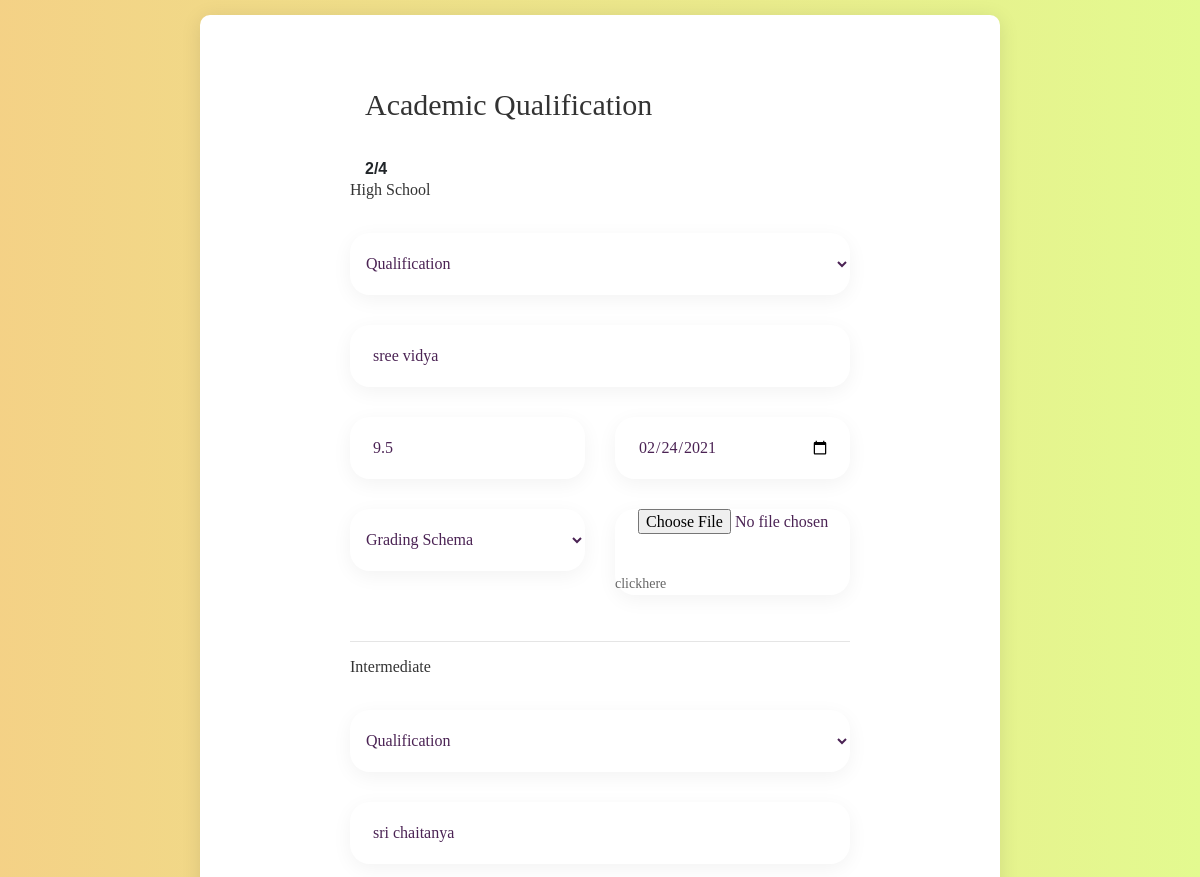
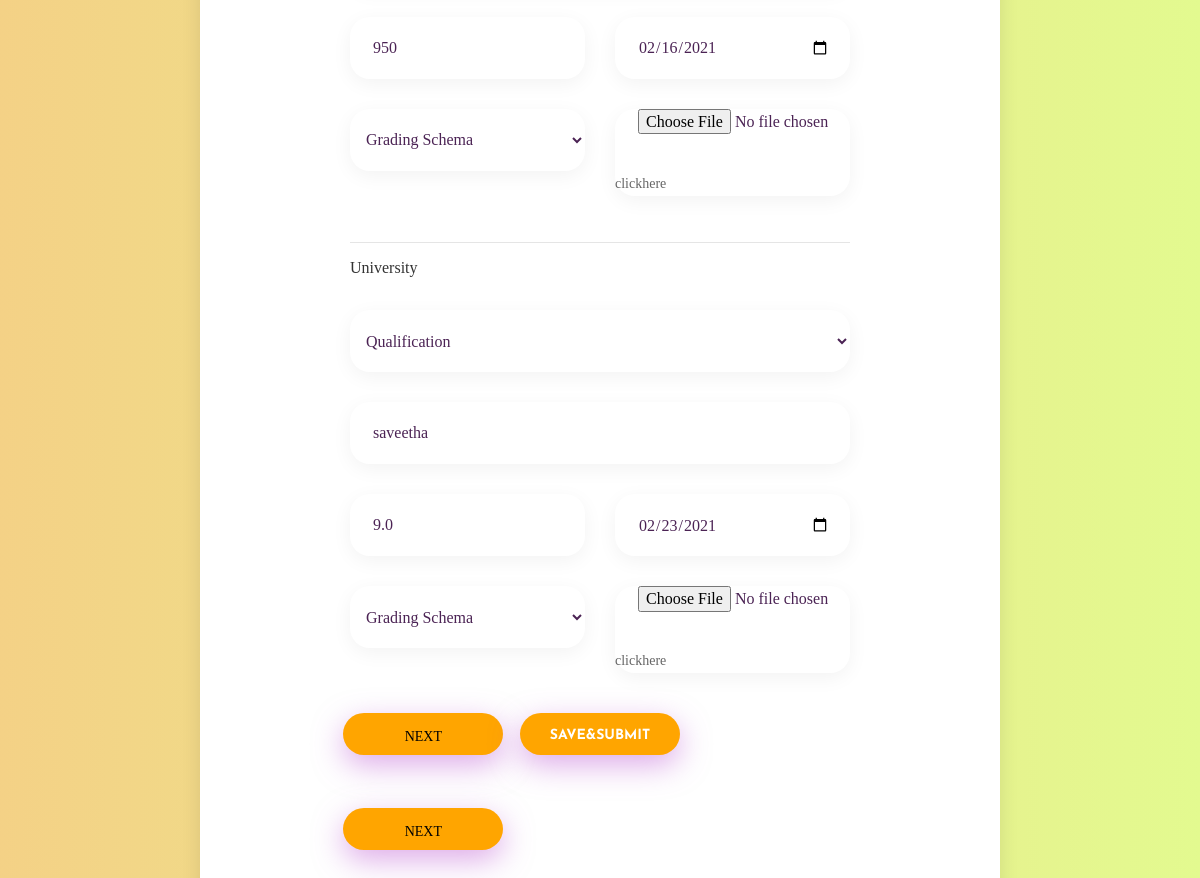
Page /stdacd (signed in) on the committed database (2 pictures, top to bottom).
### Portal/models/stddetail.py (models this page shows, shortened)
class Stdacd(models.Model):
    Email=models.EmailField()
    Sscqual=models.CharField(max_length=50,null=True)
    Sscname=models.CharField(max_length=50,null=True)
    Sscdate=models.CharField(max_length=10,null=True)
    Sscmarks=models.CharField(max_length=10,null=True)
    Sscgrading=models.CharField(max_length=50,null=True)
    SscDoc=models.FileField(upload_to="")
    Intqual=models.CharField(max_length=50,null=True)
    Intname=models.CharField(max_length=50,null=True)
    Intdate=models.CharField(max_length=10,null=True)
    Intmarks=models.CharField(max_length=10,null=True)
    Intgrading=models.CharField(max_length=50,null=True)
    IntDoc=models.FileField(upload_to="")
    Uniqual=models.CharField(max_length=50,null=True)
    Uniname=models.CharField(max_length=50,null=True)
    Unicname=models.CharField(max_length=50,null=True)
    Unidate=models.CharField(max_length=10,null=True)
    Unimarks=models.CharField(max_length=10)
    Unigrading=models.CharField(max_length=50,null=True)
    UniDoc=models.FileField(upload_to="")
    @staticmethod
    def get_stdacd_by_email(Email):
            try:
                return Stdacd.objects.get(Email=Email)
            except:
                False

### Portal/views/stdprofile.py (the view, shortened to what this page needs)
# urls.py: path('stdacd',stdacd.as_view(),name='stdacd'),
class stdacd(View):
    def get(self,request):
        data={}
        student=Student.get_student_by_email(request.session['Email'])
        if(student):
            stdacd=Stdacd.get_stdacd_by_email(student.Email)
        if(stdacd):
            value={'Sscqual':stdacd.Sscqual,'Sscname':stdacd.Sscname,'Sscdate':stdacd.Sscdate,'Sscmarks':stdacd.Sscmarks,'Sscgrading':stdacd.Sscgrading,'SscDoc':stdacd.SscDoc,
                'Intqual':stdacd.Intqual,'Intname':stdacd.Intname,'Intdate':stdacd.Intdate,'Intmarks':stdacd.Intmarks,'Intgrading':stdacd.Intgrading,
                'IntDoc':stdacd.IntDoc,'Uniqual':stdacd.Uniqual,'Uniname':stdacd.Uniname,'Unicname':stdacd.Unicname,'Unidate':stdacd.Unidate,'Unimarks': stdacd.Unimarks,
                'Unigrading':stdacd.Unigrading,'UniDoc':stdacd.UniDoc}
            data={'value':value}
        return render(request,'Contactform_v9/academic.html',data)

### Portal/templates/Contactform_v9/academic.html (shortened to what this page needs)
{% load static %}
<!DOCTYPE html>
<html lang="en">
<head>
    <link rel="stylesheet" type="text/css" href="{% static 'vendor/bootstrap/css/bootstrap.min.css' %}">
    <link rel="stylesheet" type="text/css" href="{% static 'fonts/font-awesome-4.7.0/css/font-awesome.min.css' %}">
    <link rel="stylesheet" type="text/css" href="{% static 'fonts/iconic/css/material-design-iconic-font.min.css' %}">
    <link rel="stylesheet" type="text/css" href="{% static 'vendor/animate/animate.css' %}">
    <link rel="stylesheet" type="text/css" href="{% static 'vendor/css-hamburgers/hamburgers.min.css' %}">
    <link rel="stylesheet" type="text/css" href="{% static 'vendor/animsition/css/animsition.min.css' %}">
    <link rel="stylesheet" type="text/css" href="{% static 'vendor/select2/select2.min.css' %}">
    <link rel="stylesheet" type="text/css" href="{% static 'vendor/daterangepicker/daterangepicker.css' %}">
    <link rel="stylesheet" type="text/css" href="{% static 'css/util.css' %}">
    <link rel="stylesheet" type="text/css" href="{% static 'css/main.css' %}">
</head>
<body>
    <div class="container-contact100">
        <div class="contact100-map" id="google_map" data-map-x="40.722047" data-map-y="-73.986422" data-pin="images/icons/map-marker.png" data-scrollwhell="0" data-draggable="1"></div>
        <div class="wrap-contact100">
            <form class="contact100-form validate-form" action="/stdacd" method="POST" enctype="multipart/form-data">
                <div class="col-lg-11 col-md-12">
                    <span class="contact100-form-title">
                       Academic Qualification
                    </span>
                </div>
                <div class="col-lg-1 col-md-12">
                    <span style="font-weight: 900;" >2/4</span>
                </div>
                <span class="contact100-form-title">
                   <h6>High School</h6>
                </span>
                 <div class="wrap-input100 validate-input rs1-wrap-input100" data-validate="Please enter your first name" name="Sscqual">
      <select id="inputState" class="form-control input100" style="border:none;height: 62px;">
        <option selected>Qualification</option>
      </select>
                            <div>
                                <span class="focus-input100"></span>
                            </div>
                        </div>
                        <div class="wrap-input100 validate-input rs1-wrap-input100" data-validate="Please enter your first name">
                    <input class="input100" type="text" name="Sscname" placeholder="Name of the School" value="{{value.Sscname}}">
                    <span class="focus-input100"></span>
                </div>
                <div class="row">
                    <div class="col-lg-6 col-md-12">
                         <div class="wrap-input100 validate-input rs1-wrap-input100" data-validate="Please enter your first name">
                    <input class="input100" type="text" name="Sscmarks" value="{{value.Sscmarks}}" placeholder="Marks Obtained">
                    <span class="focus-input100"></span>
                </div>
                    </div>
                    <div class="col-lg-6 col-md-12">
                        <div class="wrap-input100 validate-input rs1-wrap-input100" data-validate="Please enter your first name">
                    <input class="input100" type="date" name="Sscdate" value="{{value.Sscdate}}" placeholder="Date of Completion">
                    <span class="focus-input100"></span>
                </div>
                    </div>
                </div>
                <div class="row">
                    <div class="col-lg-6 col-md-12">
                       <div class="wrap-input100 validate-input rs1-wrap-input100" data-validate="Please enter your first name">
      <select id="inputState" class="form-control input100" style="border:none;height: 62px;" name="Sscgrading">
        <option selected>Grading Schema</option>
      </select>
                            <div>
                                <span class="focus-input100"></span>
                            </div>
                        </div>
                    </div>
                    <div class="col-lg-6 col-md-12">
                        <div class="wrap-input100 validate-input rs1-wrap-input100" data-validate="Please enter your first name">
                            <input type="file" class="form-control-file input100" id="SscDoc" name="SscDoc">
                            <a href="{{value.SscDoc}}">clickhere</a>
                    <span class="focus-input100"></span>
                </div>
                    </div>
                </div>
                <hr>
                 <span class="contact100-form-title">
                   <h6>Intermediate</h6>
                </span>
                 <div class="wrap-input100 validate-input rs1-wrap-input100" data-validate="Please enter your first name">
      <select id="inputState" class="form-control input100" style="border:none;height: 62px;" name="Intqual">
        <option selected>Qualification</option>
      </select>
                            <div>
                                <span class="focus-input100"></span>
                            </div>
                        </div>
                        <div class="wrap-input100 validate-input rs1-wrap-input100" data-validate="Please enter your first name">
                    <input class="input100" type="text" value="{{value.Intname}}" name="Intname" placeholder="Name of the School">
                    <span class="focus-input100"></span>
                </div>
                <div class="row">
                    <div class="col-lg-6 col-md-12">
                         <div class="wrap-input100 validate-input rs1-wrap-input100" data-validate="Please enter your first name">
                    <input class="input100" type="text" value= "{{value.Intmarks}}" name="Intmarks" placeholder="Marks Obtained">
                    <span class="focus-input100"></span>
                </div>
                    </div>
                    <div class="col-lg-6 col-md-12">
                        <div class="wrap-input100 validate-input rs1-wrap-input100" data-validate="Please enter your first name">
                    <input class="input100" type="date" value="{{value.Intdate}}" name="Intdate" placeholder="Date of Completion">
                    <span class="focus-input100"></span>
                </div>
                    </div>
                </div>
                <div class="row">
                    <div class="col-lg-6 col-md-12">
                       <div class="wrap-input100 validate-input rs1-wrap-input100" data-validate="Please enter your first name">
      <select id="inputState" class="form-control input100" style="border:none;height: 62px;" name="Intgrading">
        <option selected>Grading Schema</option>
      </select>
                            <div>
                                <span class="focus-input100"></span>
                            </div>
                        </div>
                    </div>
                    <div class="col-lg-6 col-md-12">
                        <div class="wrap-input100 validate-input rs1-wrap-input100" data-validate="Please enter your first name">
                            <input type="file" class="form-control-file input100" id="IntDoc" name="IntDoc">
                            <a href="{{value.IntDoc}}">clickhere</a>
                    <span class="focus-input100"></span>
                </div>
                    </div>
                </div>
                <hr>
                 <span class="contact100-form-title">
                   <h6>University</h6>
                </span>
                 <div class="wrap-input100 validate-input rs1-wrap-input100" data-validate="Please enter your first name">
      <select id="inputState" class="form-control input100" style="border:none;height: 62px;" name="Uniqual">
        <option selected>Qualification</option>
      </select>
                            <div>
                                <span class="focus-input100"></span>
                            </div>
                        </div>
                        <div class="wrap-input100 validate-input rs1-wrap-input100" data-validate="Please enter your first name">
                    <input class="input100" type="text" name="Uniname" value="{{value.Uniname}}" placeholder="Name of the School">
                    <span class="focus-input100"></span>
                </div>
                <div class="row">
                    <div class="col-lg-6 col-md-12">
                         <div class="wrap-input100 validate-input rs1-wrap-input100" data-validate="Please enter your first name">
                    <input class="input100" type="text" name="Unimarks" value="{{value.Unimarks}}" placeholder="Marks Obtained">
                    <span class="focus-input100"></span>
                </div>
                    </div>
                    <div class="col-lg-6 col-md-12">
                        <div class="wrap-input100 validate-input rs1-wrap-input100" data-validate="Please enter your first name">
                    <input class="input100" type="date" name="Unidate" value="{{value.Unidate}}" placeholder="Date of Completion">
                    <span class="focus-input100"></span>
                </div>
                    </div>
                </div>
                <div class="row">
                    <div class="col-lg-6 col-md-12">
                       <div class="wrap-input100 validate-input rs1-wrap-input100" data-validate="Please enter your first name">
      <select id="inputState" class="form-control input100" style="border:none;height: 62px; " name="Unigrading">
        <option selected>Grading Schema</option>
      </select>
                            <div>
                                <span class="focus-input100"></span>
                            </div>
                        </div>
                    </div>
                    <div class="col-lg-6 col-md-12">
                        <div class="wrap-input100 validate-input rs1-wrap-input100" data-validate="Please enter your first name">
                            <input type="file" class="form-control-file input100" id="UniDoc" name="UniDoc">
                            <a href="{{value.UniDoc}}">clickhere</a>
                    <span class="focus-input100"></span>
                </div>
                    </div>
                </div>
                <div class="row">
                    <div class="col-lg-4 col-md-12">
                        <div class="container-contact100-form-btn">
                            <button class="contact100-form-btn">
                                <a href="stdind" style="color: black;padding: 10px;">Next</a>
                            </button>
                    </div>
                    </div>
                    <div class="col-lg-4 col-md-12">
                        <div class="container-contact100-form-btn">
                            <button class="contact100-form-btn">
                                Save&Submit
                            </button>
                    </div>
                    </div>
                    <div class="col-lg-4 col-md-12">
                    </div>
                    <div class="col-lg-4 col-md-12">
                        <div class="container-contact100-form-btn">
                            <button class="contact100-form-btn">
                                <a href="stdcour" style="color: black;padding: 10px;">Next</a>
                            </button>
                    </div>
                    </div>
                </div>
            </form>
        </div>
    </div>
</body>
</html>

### rows in the picture
Stdacd: Sscname "sree vidya", Sscmarks "9.5", Sscdate "02/24/2021", Intname "sri chaitanya", Intmarks "950", Intdate "02/16/2021", Uniname "saveetha", Unimarks "9.0", Unidate "02/23/2021"
